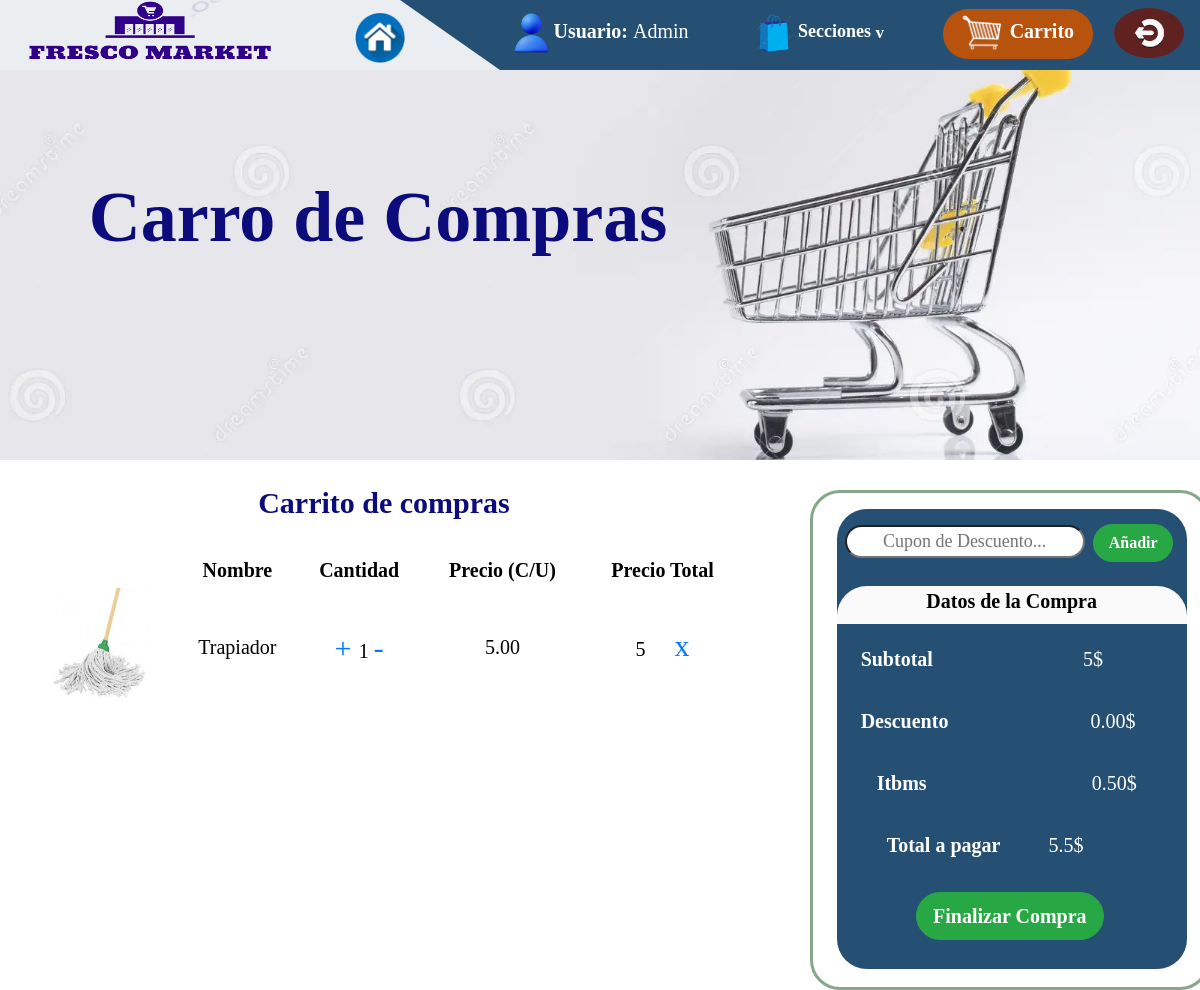
Screenshot of /Admin_v/carrito.html/ (signed in) with the database file from the repository.
### main/models.py (models this page shows, shortened)
class ProCarrito(models.Model):
    class Meta:
        db_table = 'ProCarrtio'
    carrito = models.ForeignKey('Carrito', on_delete=models.CASCADE)
    producto = models.ForeignKey('producto_pm', on_delete=models.CASCADE)
    cantidad = models.PositiveIntegerField(default=1)

class producto_pm (models.Model):
    class Meta:
        verbose_name_plural = 'Productos'
        verbose_name = 'Producto'
        db_table = 'producto_pm'
    name = models.CharField(max_length=100, blank=False, null=False)
    descripcion = models.TextField(max_length=100, blank=False, null=False)
    precio = models.DecimalField (blank=False, null=False, decimal_places=2, max_digits=20)
    img = models.ImageField (upload_to='productos/', blank=True)
    categoria = models.ForeignKey(categoria_pm, on_delete=models.CASCADE)

### main/views.py (the view, shortened to what this page needs)
@login_required
def carrito(request):
    try:
        carrito = Carrito.objects.get(usuario=request.user)
        pro_carrito = ProCarrito.objects.filter(carrito=carrito)
        return render(request, 'Admin_v/carrito.html', {'pro_carrito': pro_carrito})
    except ObjectDoesNotExist:
        return render(request, 'Admin_v/carrito.html')

### main/templates/Admin_v/carrito.html (shortened to what this page needs)
{% load static %}
<!DOCTYPE html>
<html lang="en">
<head>
    <link rel="stylesheet" type="text/css" href="{% static 'css/header.css' %}">
    <link rel="stylesheet" type="text/css" href="{% static 'css/admin_v/carrito.css' %}">
    <link href="https://maxcdn.bootstrapcdn.com/bootstrap/4.5.2/css/bootstrap.min.css" rel="stylesheet">
</head>
<body>
    {% block content %}
    <header id="header">
        <div id="hdPri">
            <div id="btncont" class="mt-2 mr-2">
                <button id="user_log" class="mr-5">
                    <img src="{% static 'imagenes/menu_ae/user.png' %}" width="35px" height="40px">
                    <label style="margin: 0;"> Usuario: <label style="font-weight:500;">{{request.user.username}}</label> </label>
                </button>
                <button id="secciones" class="mr-5">
                   <img src="{% static 'imagenes/menu_ae/sec.png' %}" width="40px" height="40px"> Secciones <label style="font-size: 17px">v</label> </button>
                <button id="btncar" class="mr-3">
                    <img src="{% static 'imagenes/menu_ae/carro.png' %}" width="40px" height="35px" class="mb-2 mt-1"> <label class="ml-1">Carrito</label>
                </button>
                <button id="btnLog" class="mr-2">
                    <img src="{% static 'imagenes/menu_ae/logoutt.png' %}" width="35px" height="35px">
                </button>
            </div>
        </div>
        <div id="white">
            <img src="{% static 'imagenes/menu_ae/logo.png' %}" width="250px" height="60px" class="ml-4 mb-3">
            <button id="home">
                <img src="{% static 'imagenes/menu_ae/principal.png' %}" width="50px" height="50px">
            </button>
        </div>
      </header>
    <div id="ctnImg">
        <div>
            <label class="ml-5" style="width: 600px;  transform: translateY(-5%); position: relative; color: rgb(11, 11, 124); font-size: 72px; font-family: cursive; font-weight: bold; top: 25%; left: 30px;">Carro de Compras </label>
        </div>
    </div>
    <div style="display: flex;">
        <div style="width: 60%;">
        {% if pro_carrito %}
            <table id="tblCC" class="ml-4 mt-4">
                <thead>
                    <tr>
                        <th colspan="6"><h4 align="center" class="font-weight-bold" style="font-size: 30px; color: rgb(11, 11, 124); height: 60px;">Carrito de compras</h4>
                        </th>
                    </tr>
                    <tr>
                        <th></th>
                        <th> Nombre </th>
                        <th> Cantidad </th>
                        <th> Precio (C/U) </th>
                        <th> Precio Total </th>
                        <th></th>
                    </tr>
                </thead>
                <tbody>
                    {% for pro in pro_carrito %}
                        <tr class="producto" data-id="{{ pro.id }}" data-precio="{{ pro.producto.precio }}" data-cantidad="{{ pro.cantidad }}">
                            <td> <img src="{{ pro.producto.img.url }}" width="100px" height="120px"> </td>
                            <td> {{ pro.producto.name }} </td>
                            <td>
                                <a href="#" class="increment" data-action="increment" style="font-size: 30px;"> + </a>
                                <span class="cantidad"> {{ pro.cantidad }} </span>
                                <a href="#" class="decrement" data-action="decrement" style="font-size: 30px;" > - </a>
                            </td>
                            <td class="precio">
                                {{ pro.producto.precio }}
                            </td>
                            <td> <label class="subtotal" style="color: black;"></label>
                            <a href="#" class="remover ml-4" data-action="remove" style="font-size: 30px;"> x </a> </td>
                        </tr>
                    {% endfor %}
                </tbody>
            </table>
        {% else %}
            <h2 class="mt-3" style="font-weight: bold; text-align: center; color:rgb(11, 11, 124);"> Carrito de Compras </h2>
            <p class="text-center mt-5" style="font-size: 22px;"> No hay datos Registrados, Mire los <a href="{% url 'Admin_v/productos' %}">Productos que ofrecemos</a></p>
        {% endif %}
        </div>
    <aside class="compra mr-3">
        <div id="ctnTAPC" >
            <div style="background-color: #265073; height: 460px; width: 350px; margin-left: 6%; border-radius: 30px;">
                <form id="veri_cup" method="post" class="mt-3 mb-4 ml-2">
                    <input id="inpD" name="inpD" type="text" placeholder="Cupon de Descuento..." style="text-align: center; width: 240px; border-radius: 30px;" class="mt-3">
                    <button id="vrfD" type="submit" class="btn btn-success ml-1" style="border-radius: 20px; font-weight: bold; width: 80px;"> Añadir </button>
                </form>
                <div id="fnlz" class="mb-3 mt-4">
                    <label style="color: black">Datos de la Compra </label>
                </div>
                <div class="ml-4 mb-4" id="divTot">
                    <label id="subtotF" class="mt-1 mb-4 font-weight-bold"> </label> <br>
                    <label id="cuponDes" class="mb-4 font-weight-bold">Descuento <label style="font-weight: 100; margin-left: 137px;">0.00$</label> </label> <br>
                    <label id="itbm" class="mb-4 ml-3 font-weight-bold"> Itbms <label style="font-weight: 100; margin-left: 160px;">0.50$</label> </label> <br>
                    <label id="total" class="mb-4" style="margin-left: 8%;"> </label> <br>
                    <button class="btn btn-success btn-lg font-weight-bold" style="margin-left: 17%; border-radius: 30px;" id="btn_fnlz">Finalizar Compra</button>
                </div>
            </div>
        </div>
    </aside>
    </div>
{% endblock %}
</body>
</html>

### static/css/header.css (style rules this page uses)
#header { background-color: #265073; }
#white { background-color: rgba(255, 255, 255, 0.9); top: 0; left: 0; width: 500px; height: 70px; position: absolute; clip-path: polygon(0 0, 80% 0, 100% 100%, 0% 100%) }
#home { background: none; border: none; margin-left: 70px; }
#hdPri { display: flex; flex-direction: column; align-items: right; height: 70px; text-align: right; font-size: 20px; font-weight: bold; font-family:cursive; }
#user_log { background: none; border: none; color: white; font-size: 18px; font-weight: bold; }
#secciones { height: 50px; background: none; border: none; color: white; font-weight: bold; font-size: 18px; }
#secciones, #user_log, #home:focus { outline: none; cursor: default; }
#btnLog { border-radius: 100%; background: #602121; color: white; border: white; width: 70px; height: 50px; font-weight: bold; }
#btncar { border-radius: 60px; background: #b7530d; color: white; border: white; width: 150px; height: 50px; font-weight: bold; font-size: 15px; }
#lasSecci a, label { color: white; text-align: center; font-size: 20px; }

### static/css/admin_v/carrito.css (style rules this page uses)
#ctnImg { display:flex; height: 390px; background-image: url('../../imagenes/carrito_ae/fondo.png'); background-position: center; background-repeat: no-repeat; background-size:cover; position: relative; z-index: 1; }
#tblCC { width: 100%; font-size: 20px; align-items: center; text-align: center; font-family: cursive; color: rgb(0, 0, 0) ; display: flexbox; }
.compra { width: 25%; font-family: cursive; font-size: 18px; top: 80%; margin-left: 90px; margin-top: 30px; }
#fnlz { background-color: #fafafa; color: black; font-weight: bold; font-size: 20px; text-align: center; font-family: cursive; border-top-left-radius: 30px; border-top-right-radius: 30px; }
#divTot { font-family: cursive; font-size: 20px; }
#ctnTAPC { background-color: white; border: #86A789 solid; border-radius: 30px; width: 400px; height: 500px; }

### rows the page displays
ProCarrito: producto.img (picture), producto.name "Trapiador", cantidad "1", producto.precio "5.00"

### other values shown
{{ request.user.username }} "Admin"
